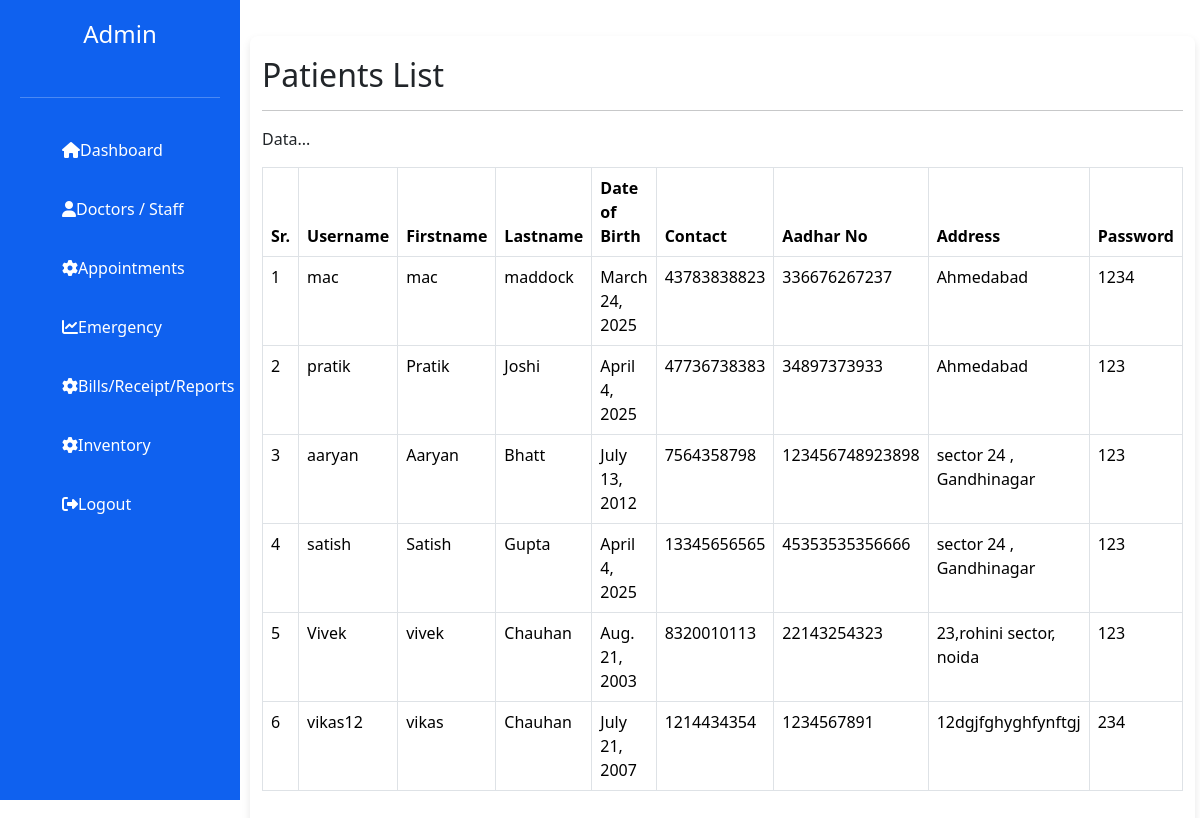
/patient_list/, run on the app's committed database.
### accounts/models.py (models this page shows, shortened)
class Patient1(models.Model):
    User = models.OneToOneField(User,on_delete=models.CASCADE)
    firstname = models.CharField(max_length=20)
    lastname = models.CharField(max_length=20)
    email = models.EmailField()
    dob = models.DateField()
    contact = models.IntegerField()
    aadhar_no = models.IntegerField()
    address = models.CharField(max_length=100)
    profile = models.ImageField(upload_to='patient_profile')
    password = models.CharField(max_length=50)
    is_patient = models.BooleanField(default=False)
    is_approved = models.BooleanField(default=False)
    last_login = models.DateTimeField(null=True, blank=True)
    previous_login = models.DateTimeField(null=True, blank=True)
    patient_id = models.CharField(max_length=255, blank=True)

### admin1/views.py (the view)
# urls.py: path('patient_list/',views.patient_list,name='patient_list'),
def patient_list(request):
    pat = Patient1.objects.all()
    return render(request, 'patient_list.html', {'pat':pat})

### admin1/template/patient_list.html
{% extends 'adm_base.html' %}
{% load static %}
{% block content %}
<div class="main-content">
  <div class="container mt-3">
    <h2>Patients List</h2><hr>
    <p>Data...</p>
    <table class="table table-bordered">
      <thead>
        <tr>
          <th>Sr.</th>
          <th>Username</th>
          <th>Firstname</th>
          <th>Lastname</th>
          <th>Date of Birth</th>
          <th>Contact</th>
          <th>Aadhar No</th>
          <th>Address</th>
          <th>Password</th>
        </tr>
      </thead>
      <tbody>
        {% for i in pat %}
        <tr>
          <td>{{forloop.counter}}</td>
          <td>{{i.User}}</td>
          <td>{{i.firstname}}</td>
          <td>{{i.lastname}}</td>
          <td>{{i.dob}}</td>
          <td>{{i.contact}}</td>
          <td>{{i.aadhar_no}}</td>
          <td>{{i.address}}</td>
          <td>{{i.password}}</td>
        </tr>
        {% endfor %}
      </tbody>
    </table>
  </div>
</div>
{% endblock %}

### admin1/static/admin_css/css/admin.css (style rules this page uses)
* { margin: 0; padding: 0; box-sizing: border-box; }
body { font-family: Arial, sans-serif; background-color: #e0f7fa;; }
.main-content { flex: 1; padding: 20px; margin-left:230px; }
.container { max-width: 900px; margin-left: 250px; padding: 20px; background-color: #ffffff; box-shadow: 0 4px 8px rgba(0, 0, 0, 0.1); border-radius: 8px; margin-left: 30px; overflow-y: auto; }

### data on the page
Patient1: User "mac", firstname "mac", lastname "maddock", dob "March 24, 2025", contact "43783838823", aadhar_no "336676267237", address "Ahmedabad", password "1234"
Patient1: User "pratik", firstname "Pratik", lastname "Joshi", dob "April 4, 2025", contact "47736738383", aadhar_no "34897373933", address "Ahmedabad", password "123"
Patient1: User "aaryan", firstname "Aaryan", lastname "Bhatt", dob "July 13, 2012", contact "7564358798", aadhar_no "123456748923898", address "sector 24 , Gandhinagar", password "123"
Patient1: User "satish", firstname "Satish", lastname "Gupta", dob "April 4, 2025", contact "13345656565", aadhar_no "45353535356666", address "sector 24 , Gandhinagar", password "123"
Patient1: User "Vivek", firstname "vivek", lastname "Chauhan", dob "Aug. 21, 2003", contact "8320010113", aadhar_no "22143254323", address "23,rohini sector, noida", password "123"
Patient1: User "vikas12", firstname "vikas", lastname "Chauhan", dob "July 21, 2007", contact "1214434354", aadhar_no "1234567891", address "12dgjfghyghfynftgj", password "234"
